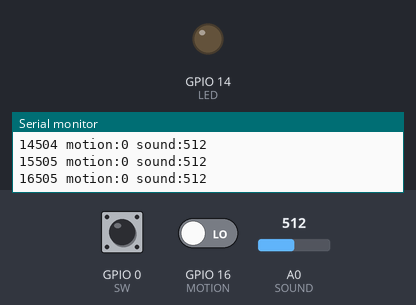
This sketch was run on a simulated ESP8266 (NodeMCU). Parts: output pins drawn as LEDs (lit = HIGH), the last lines printed to the serial monitor. Inputs (shaded band) come from the test bench; at power-on: GPIO 16 (MOTION) LOW, GPIO 0 (SW) HIGH, A0 (SOUND) = 512. WiFi joins after 1.5 s; servers stay silent unless stated; not simulated (calls return 0 or success): private.h.

Above: at 17.2 s.
17.3 s: GPIO 16 (MOTION) driven HIGH
At 17.9 s:
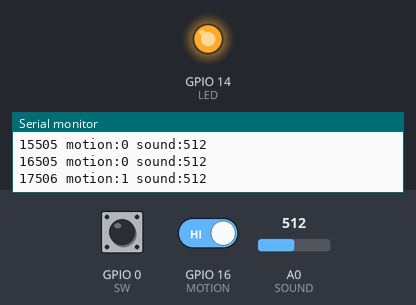
19.3 s: GPIO 16 (MOTION) driven LOW
At 20.7 s:
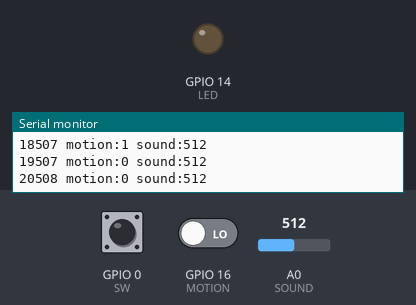
Timing chart, 0 to 22.3 s (numbered marks = the images above; inputs shaded):
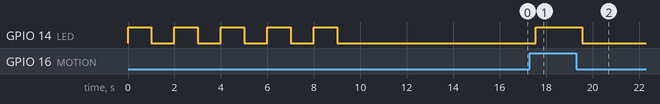

The sketch:

mimamori.ino
```cpp
#include <ESP8266WiFi.h>
#include "private.h"

#define SW  0
#define LED  14
#define MOTION  16
#define SOUND  A0

int _interval = 0;
int _motion = 0;
int _sound = 0;
unsigned long _time = 0;
WiFiClient _client;

void setup() {
  //delay(5000);
  Serial.begin(9600);
  pinMode(SW, INPUT);
  pinMode(LED, OUTPUT);
  pinMode(MOTION, INPUT);
  pinMode(SOUND, INPUT);

  // Lチカ10秒
  for (int i = 0; i < 5; i++) {
    Serial.println("loop");
    digitalWrite(LED, 1);
    delay(1000);
    digitalWrite(LED, 0);
    delay(1000);
  }
  // スイッチが押されていたら１分間隔で送信
  int sw = digitalRead(SW);
  if (sw == 0) {
    _interval = 60 * 1000;
    Serial.println("debug mode");
  } else {
    _interval = 60 * 60 * 1000;
    Serial.println("normal mode");
  }
  Serial.print("dbpath : ");
  Serial.println(PATH);

  WiFi.mode(WIFI_STA);
  WiFi.begin(SSID, PASSWORD);
  while (WiFi.waitForConnectResult() != WL_CONNECTED) {
    Serial.println("Connection Failed. Rebooting...");
    delay(5000);
    ESP.restart();
  }
  delay(2000);
  _time = millis();
}

void send() {
  if (_client.connect(SERVER, 80)) {
    Serial.print("Connect ");
    Serial.println(SERVER);
    String data = "{\"motion\":" + String(_motion) + ", \"sound\":" + String(_sound) + ", \"millis\":" + String(millis()) + "}";
    Serial.println(data);
    _client.print("POST ");
    _client.print(PATH);
    _client.print(" HTTP/1.1\n");
    _client.print("Host: ");
    _client.print(SERVER);
    _client.print("\n");
    //_client.print("Host: api.thingspeak.com\n");
    //_client.print("Connection: close\n");
    _client.print("Content-Type: application/json\n");
    _client.print("Content-Length: ");
    _client.print(data.length());
    _client.print("\n\n");
    _client.print(data);
    //_client.stop();
    int timeout = millis() + 5000;
    while (_client.available() == 0) {
      if (timeout - millis() < 0) {
        Serial.println(">>> Client Timeout !");
        _client.stop();
        return;
      }
    }
    while(_client.available()){
      String line = _client.readStringUntil('\r');
      Serial.print(line);
    }
    Serial.println();
    _client.stop();
  } else {
    Serial.println("Connection failed.");
    delay(5000);
    ESP.restart();
  }
}

int getMotion(){
  int motion = digitalRead(MOTION);
  delay(25);
  motion += digitalRead(MOTION);
  delay(25);
  motion += digitalRead(MOTION);
  if (motion >= 2) {
    return 1;
  }
  return 0;
}
int getSound(){
  int sound1 = analogRead(SOUND);
  delay(25);
  int sound2 = analogRead(SOUND);
  delay(25);
  int sound3 = analogRead(SOUND);
  int ret = sound1 > sound1 ? sound1 : sound2; // 大きいのとって
  ret = ret < sound3 ? ret : sound3;           // 小さいのをとる
  return ret;
}

void loop() {
  long time = millis();
//  int motion = digitalRead(MOTION);//getMotion();
  int motion = getMotion();
  digitalWrite(LED, motion); // 人感センサONでLEDをON
  int sound = getSound();
  Serial.print(time);
  Serial.print(" motion:");
  Serial.print(motion);
  Serial.print(" sound:");
  Serial.println(sound);
  _motion += motion;  // 人感センサはONの累計
  _sound = sound > _sound ? sound : _sound; // 音量は最大値
  int sw = digitalRead(SW);
  //Serial.print("sw:");
  //Serial.println(sw);
  if (sw == 0) {  // スイッチが押されていたら送信
    //ESP.restart();
    _time = 0;
  }
  //Serial.print(_time);
  //Serial.print(" + ");
  //Serial.print(_interval);
  //Serial.print(" < ");
  //Serial.println(time);
  if (_time + _interval < time || _time == 0 || _time > time) {
    Serial.print("send motion:");
    Serial.print(_motion);
    Serial.print(" sound:");
    Serial.println(_sound);
    send();                     // 送信
    _time = time;
    _motion = 0;
    _sound = 0;
  }
  delay(900);
}
```

Measured:
- after the input at 17.3 s, GPIO 14 (LED): LOW → HIGH after 0.26 s
- after the input at 19.3 s, GPIO 14 (LED): HIGH → LOW after 0.26 s
